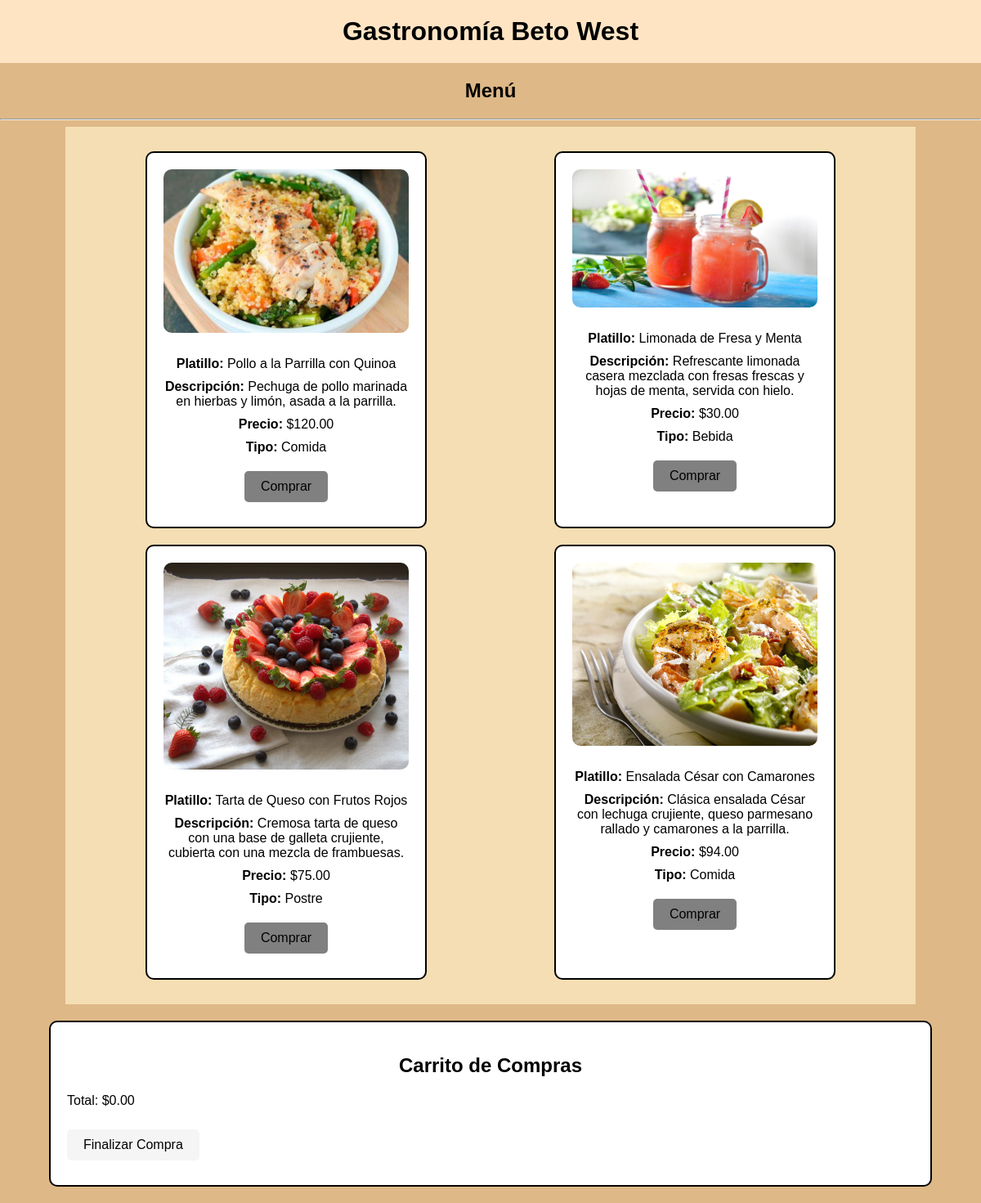
/Restaurante/index.php, run on the app's committed database.
### tables this page shows
CREATE TABLE `menu` (
  `id` int(11) NOT NULL,
  `platillo` varchar(50) NOT NULL,
  `descripcion` varchar(100) NOT NULL,
  `precio` float NOT NULL,
  `tipo` varchar(30) NOT NULL
);

### Restaurante/index.php (the view, shortened to what this page needs)
<!DOCTYPE html>
<html lang="en">
<head>
</head>
<body>
    <div class="encabezado">
        <h1>Gastronomía Beto West</h1>
    </div>
    <div id="menu">
        <?php
        include("Conexion.php");
        $imagenes = array(
            'foto1.jpg',
            'foto2.jpg',
            'foto3.jpg',
            'foto4.jpg'
        );
        $sql = "SELECT * FROM menu";
        $resultado = $conexion->query($sql);
        echo "<form name='formulario' id='formulario' method='post'>";
        if ($resultado->num_rows > 0) {
            echo "<h2>Menú</h2><hr><section class='productos'>";
            $contador1 = 0;
            while ($consulta = $resultado->fetch_assoc()) {
                $formato_precio = number_format($consulta['precio'], 2, '.', ',');
                echo "<div class='producto'>
                        <img src='$imagenes[$contador1]' class='logo'>
                        <p><strong>Platillo:</strong> " . $consulta['platillo'] . "</p>
                        <p><strong>Descripción:</strong> " . $consulta['descripcion'] . "</p>
                        <p><strong>Precio:</strong> $$formato_precio</p>
                        <p><strong>Tipo:</strong> " . $consulta['tipo'] . "</p>";
                if (isset($_GET['nombre'])) {
                    echo "<button type='button' class='comprar' data-platillo='" . $consulta['platillo'] . "' data-precio='$formato_precio'>Comprar</button></div>";
                } else {
                    echo "<button type='button' class='Sincomprar'>Comprar</button></div>";
                }
                $contador1++;
            }
            echo "</section>";
        } else {
            echo "No existe la base de datos";
        }
        echo "</form>";
        ?>
    </div>
        <div class="carrito" id="carrito">
            <h2>Carrito de Compras</h2>
            <p>Total: $<span id="total">0.00</span></p>
            <button type="submit" id="FinalizarCompra">Finalizar Compra</button>
        </div>
</body>
</html>

### Restaurante/index.php (style rules this page uses)
body { background-color: burlywood; color: black; font-family: Arial, sans-serif; margin: 0; padding: 0; box-sizing: border-box; }
.encabezado { padding: 20px; background-color: bisque; text-align: center; }
.encabezado h1 { margin: 0; }
.productos { background-color: wheat; display: flex; flex-wrap: wrap; justify-content: space-around; padding: 20px; width: 1000px; margin: auto; }
.producto { background-color: white; border: 2px solid black; border-radius: 10px; width: 30%; margin: 10px; padding: 20px; text-align: center; }
.producto img { width: 100%; height: auto; object-fit: cover; border-radius: 10px; margin-bottom: 15px; }
.producto p { margin: 10px 0; }
button { background-color: whitesmoke; border: none; color: black; padding: 10px 20px; text-align: center; text-decoration: none; display: inline-block; font-size: 16px; margin: 10px 0; cursor: pointer; border-radius: 5px; transition: background-color 0.3s; }
.Sincomprar { background-color: gray; border: none; color: black; padding: 10px 20px; text-align: center; text-decoration: none; display: inline-block; font-size: 16px; margin: 10px 0; cursor: pointer; border-radius: 5px; }
.carrito { background-color: white; border: 2px solid black; border-radius: 10px; width: 90%; margin: 20px auto; padding: 20px; box-sizing: border-box; }
h2 { text-align: center; }

### data on the page
menu: shows a picture, platillo "Pollo a la Parrilla con Quinoa", descripcion "Pechuga de pollo marinada en hierbas y limón, asada a la parrilla.", precio "120.00", tipo "Comida"
menu: shows a picture, platillo "Limonada de Fresa y Menta", descripcion "Refrescante limonada casera mezclada con fresas frescas y hojas de menta, servida con hielo.", precio "30.00", tipo "Bebida"
menu: shows a picture, platillo "Tarta de Queso con Frutos Rojos", descripcion "Cremosa tarta de queso con una base de galleta crujiente, cubierta con una mezcla de frambuesas.", precio "75.00", tipo "Postre"
menu: shows a picture, platillo "Ensalada César con Camarones", descripcion "Clásica ensalada César con lechuga crujiente, queso parmesano rallado y camarones a la parrilla.", precio "94.00", tipo "Comida"
